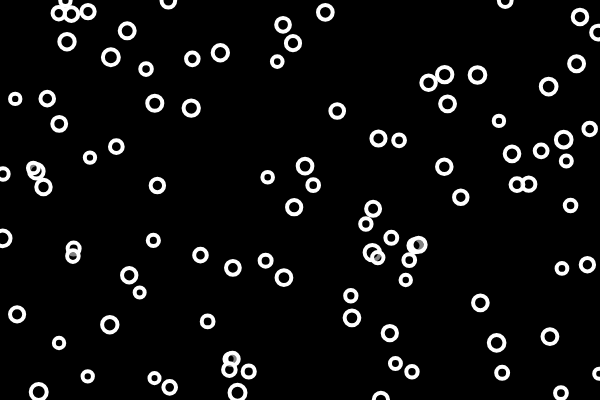
Frame 1 (no input)
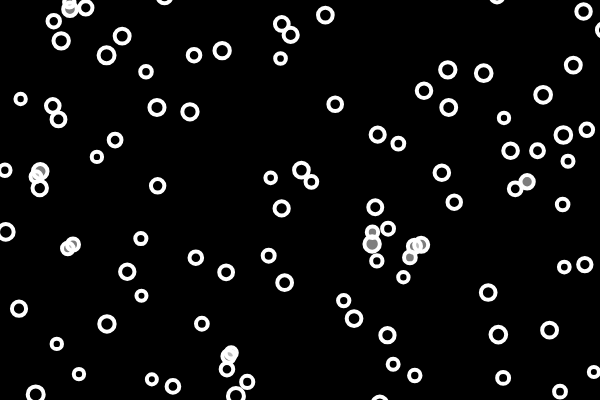
Frame 60 (no input)
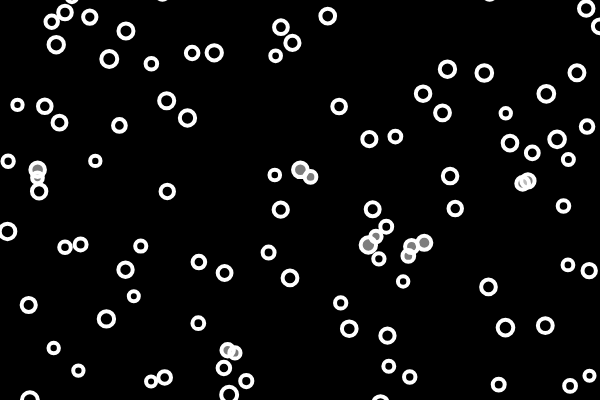
Frame 120 (the mouse pressed at the canvas centre since frame 60)

The p5.js sketch that drew these frames (run headless with seeded random() and noise() and a simulated clock; from frame 60 on, the mouse is pressed at the canvas centre):

// p5.js sketch
// ── sketch.js
let bubbles = []
// let cat;

function setup () {
  createCanvas(600, 400);
  for (let i = 0; i < 100; i++) {
    let x = random(width)
    let y = random(height)
    let r = random(5, 8)

    bubbles[i] = new Bubble(x, y, r)
  }

  // cat = new Bubble(40, 20, 20)
}

function draw () {
  background(0);

  // if (bubble1.intersects(bubble2)) {
  //   background(200, 0, 100)
  // }

  // 除了可以使用 以前的for 循环以外，还可以尝试使用es6提供的for of 循环数组。实现的效果是一样的
  // for (let i = 0; i < bubbles.length; i++) {
  //   bubbles[i].show();
  //   bubbles[i].move();
  // }

  // cat.x = mouseX;
  // cat.y = mouseY
  // cat.show();
  // cat.move();

  for (let b of bubbles) {
    b.show()
    b.move()
    let overlapping = false;
    for (let other of bubbles) {
      // if 中先判断不等于 b 不等于 other 是为了避免泡泡自己跟自己 设置了颜色
      if (b !== other && b.intersects(other)) {
        overlapping = true;
      }
    }
    // 直接在for 循环中 改变 颜色，同时会存在相交于不相交的，所以转而改变一个 值的 布尔值，这个布尔值存在相交于不相交同时存在的情况，所以使用布尔值来判断是否改变颜色
    if (overlapping) {
      b.changeColor(255)
    } else {
      b.changeColor(0)
    }
  }

}

class Bubble {
  constructor(x, y, r = 50) {
    this.x = x;
    this.y = y;
    this.r = r;
    this.brightness = 0
  }

  intersects (other) {
    let d = dist(this.x, this.y, other.x, other.y)
    return this.r + other.r > d ? true : false

  }

  move () {
    this.x = this.x + random(-1, 1)
    this.y = this.y + random(-1, 1)
  }

  changeColor (color) {
    this.brightness = color
  }

  rollover (px, py) {
    let d = dist(px, py, this.x, this.y)
    if (d < this.r) {
      return true
    } else {
      return false
    }
  }

  show () {
    stroke(255)
    strokeWeight(4)
    fill(this.brightness, 125)
    ellipse(this.x, this.y, this.r * 2)
  }

}
